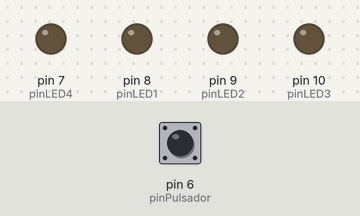
Recording of a sketch running on a simulated Arduino Uno, built with avr-gcc and run on an emulated ATmega328P. Parts: output pins drawn as LEDs (lit = HIGH). The inputs (shaded band) are chosen by the test bench; at power-on: pin 6 (pinPulsador) LOW. What the sketch prints to the serial monitor is not drawn.

Above: at 1.2 s.
1.3 s: pin 6 (pinPulsador) pulled HIGH for 0.15 s
At 2.1 s:
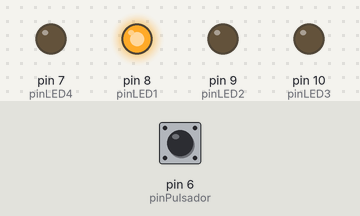
4.4 s: pin 6 (pinPulsador) pulled HIGH for 1 s
At 7.1 s:
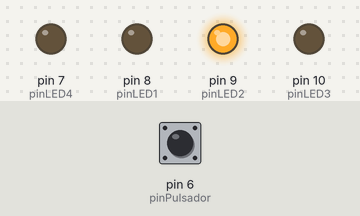
8.4 s: pin 6 (pinPulsador) pulled HIGH for 3.2 s
At 12.1 s:
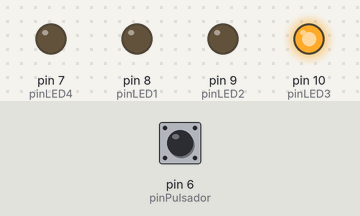
Timing chart, 0 to 14.8 s (numbered marks = the images above; inputs shaded):
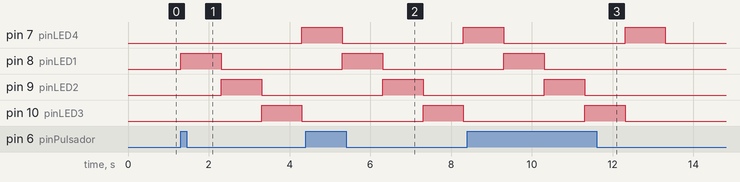

The sketch:

ControlArduinoGabiTono.ino
```cpp
//Antonio Ceron
//Gabriela Echenique

// Cronometro de secuencia led accionado mediante a un pulsor

// variable para almacenar estado pulsador
int estadoPulsador = 0;

int pinPulsador = 6;

// variable para conectar LED
int pinLED1 = 8;
int pinLED2 = 9;
int pinLED3 = 10;
int pinLED4 = 7;

void setup() {

  pinMode(pinPulsador, INPUT);

  pinMode(pinLED1, OUTPUT);
  pinMode(pinLED2, OUTPUT);
  pinMode(pinLED3, OUTPUT);
  pinMode(pinLED4, OUTPUT);

  // Abrir comunicacion serial
  Serial.begin(9600);
}

void loop() {

  estadoPulsador = digitalRead(pinPulsador);
  Serial.println(estadoPulsador);

// Se configura para que la secuencia ocurra solo al presionarse el pulsador
  if (estadoPulsador == HIGH) {
    //se enciende la primera luz durante un segundo
    digitalWrite(pinLED1, HIGH);  // enciende
    digitalWrite(pinLED2, LOW);   // apaga
    digitalWrite(pinLED3, LOW);   // apaga
    digitalWrite(pinLED4, LOW);   // apaga
    delay(1000);


    // se apaga la primera luz y se enciende la segunda
    digitalWrite(pinLED1, LOW);
    digitalWrite(pinLED2, HIGH);
    digitalWrite(pinLED3, LOW);
    digitalWrite(pinLED4, LOW);
    delay(1000);

    // se apaga la segunda luz y se enciende la tercera
    digitalWrite(pinLED1, LOW);
    digitalWrite(pinLED2, LOW);
    digitalWrite(pinLED3, HIGH);
    digitalWrite(pinLED4, LOW);
    delay(1000);
    // se apaga la tercera luz y se enciende la cuarta
    digitalWrite(pinLED1, LOW);
    digitalWrite(pinLED2, LOW);
    digitalWrite(pinLED3, LOW);
    digitalWrite(pinLED4, HIGH);
    delay(1000);

    // En caso de no apretar el pulsador todas las luces permaneceran apagadas
  } else {
    digitalWrite(pinLED1, LOW);
    digitalWrite(pinLED2, LOW);
    digitalWrite(pinLED3, LOW);
    digitalWrite(pinLED4, LOW);
  }
}
```

Measured:
- after the input at 1.3 s, pin 7 (pinLED4): LOW → HIGH after 3.0 s; pin 8 (pinLED1): LOW → HIGH at once, → LOW 1.0 s later; pin 9 (pinLED2): LOW → HIGH after 1.0 s, → LOW 1.0 s later; pin 10 (pinLED3): LOW → HIGH after 2.0 s, → LOW 1.0 s later
- after the input at 4.4 s, pin 8 (pinLED1): LOW → HIGH after 0.91 s, → LOW 1.0 s later; pin 9 (pinLED2): LOW → HIGH after 1.9 s, → LOW 1.0 s later; pin 10 (pinLED3): LOW → HIGH after 2.9 s, → LOW 1.0 s later
- after the input at 8.4 s, pin 8 (pinLED1): LOW → HIGH after 0.91 s, → LOW 1.0 s later; pin 9 (pinLED2): LOW → HIGH after 1.9 s, → LOW 1.0 s later; pin 10 (pinLED3): LOW → HIGH after 2.9 s, → LOW 1.0 s later
